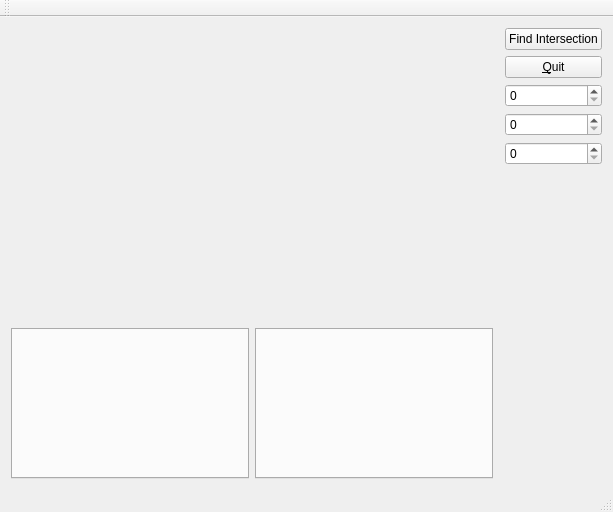
<?xml version="1.0" encoding="UTF-8"?>
<ui version="4.0">
 <class>DescriptiveGeomClass</class>
 <widget class="QMainWindow" name="DescriptiveGeomClass">
  <property name="geometry">
   <rect>
    <x>0</x>
    <y>0</y>
    <width>613</width>
    <height>512</height>
   </rect>
  </property>
  <property name="sizePolicy">
   <sizepolicy hsizetype="Preferred" vsizetype="MinimumExpanding">
    <horstretch>0</horstretch>
    <verstretch>0</verstretch>
   </sizepolicy>
  </property>
  <property name="windowTitle">
   <string>Deskriptiva</string>
  </property>
  <widget class="QWidget" name="centralWidget">
   <layout class="QGridLayout" name="gridLayout">
    <item row="0" column="0" rowspan="6" colspan="3">
     <widget class="glView" name="glViewer" native="true">
      <property name="sizePolicy">
       <sizepolicy hsizetype="Expanding" vsizetype="Expanding">
        <horstretch>0</horstretch>
        <verstretch>0</verstretch>
       </sizepolicy>
      </property>
     </widget>
    </item>
    <item row="6" column="0">
     <widget class="QTabWidget" name="firstTab">
      <property name="sizePolicy">
       <sizepolicy hsizetype="MinimumExpanding" vsizetype="Minimum">
        <horstretch>0</horstretch>
        <verstretch>0</verstretch>
       </sizepolicy>
      </property>
      <property name="tabShape">
       <enum>QTabWidget::Rounded</enum>
      </property>
      <property name="currentIndex">
       <number>-1</number>
      </property>
     </widget>
    </item>
    <item row="6" column="1">
     <widget class="QTabWidget" name="secondTab">
      <property name="sizePolicy">
       <sizepolicy hsizetype="MinimumExpanding" vsizetype="Minimum">
        <horstretch>0</horstretch>
        <verstretch>0</verstretch>
       </sizepolicy>
      </property>
      <property name="currentIndex">
       <number>-1</number>
      </property>
     </widget>
    </item>
    <item row="0" column="3">
     <widget class="QPushButton" name="perform">
      <property name="sizePolicy">
       <sizepolicy hsizetype="Minimum" vsizetype="Fixed">
        <horstretch>0</horstretch>
        <verstretch>0</verstretch>
       </sizepolicy>
      </property>
      <property name="text">
       <string>Find Intersection</string>
      </property>
     </widget>
    </item>
    <item row="1" column="3">
     <widget class="QPushButton" name="quit">
      <property name="sizePolicy">
       <sizepolicy hsizetype="Minimum" vsizetype="Fixed">
        <horstretch>0</horstretch>
        <verstretch>0</verstretch>
       </sizepolicy>
      </property>
      <property name="text">
       <string>&amp;Quit</string>
      </property>
      <property name="flat">
       <bool>false</bool>
      </property>
     </widget>
    </item>
    <item row="2" column="3">
     <widget class="QSpinBox" name="rColor">
      <property name="maximum">
       <number>255</number>
      </property>
     </widget>
    </item>
    <item row="3" column="3">
     <widget class="QSpinBox" name="bColor">
      <property name="maximum">
       <number>255</number>
      </property>
     </widget>
    </item>
    <item row="4" column="3">
     <widget class="QSpinBox" name="gColor">
      <property name="maximum">
       <number>255</number>
      </property>
     </widget>
    </item>
   </layout>
  </widget>
  <widget class="QMenuBar" name="menuBar">
   <property name="geometry">
    <rect>
     <x>0</x>
     <y>0</y>
     <width>613</width>
     <height>21</height>
    </rect>
   </property>
  </widget>
  <widget class="QToolBar" name="mainToolBar">
   <attribute name="toolBarArea">
    <enum>TopToolBarArea</enum>
   </attribute>
   <attribute name="toolBarBreak">
    <bool>false</bool>
   </attribute>
  </widget>
  <widget class="QStatusBar" name="statusBar"/>
 </widget>
 <layoutdefault spacing="6" margin="11"/>
 <customwidgets>
  <customwidget>
   <class>glView</class>
   <extends>QWidget</extends>
   <header location="global">glView.h</header>
   <container>1</container>
  </customwidget>
 </customwidgets>
 <resources>
  <include location="descriptivegeom.qrc"/>
 </resources>
 <connections>
  <connection>
   <sender>quit</sender>
   <signal>clicked()</signal>
   <receiver>DescriptiveGeomClass</receiver>
   <slot>close()</slot>
   <hints>
    <hint type="sourcelabel">
     <x>546</x>
     <y>359</y>
    </hint>
    <hint type="destinationlabel">
     <x>299</x>
     <y>199</y>
    </hint>
   </hints>
  </connection>
 </connections>
</ui>
